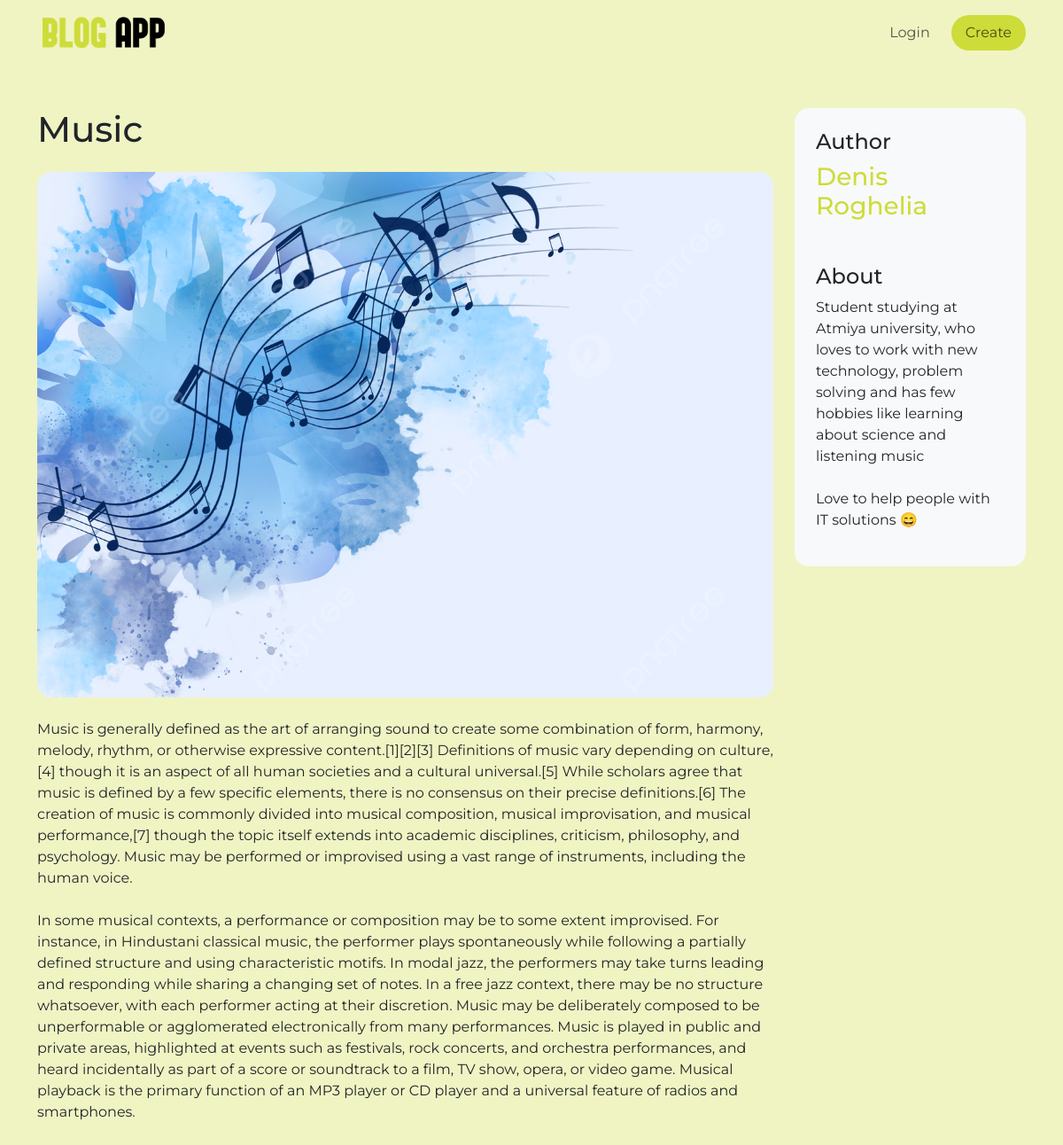
The app's page /blog/2/ with its own data.
### blogs/models.py (models this page shows, shortened)
class Blog(models.Model):
	id    = models.AutoField(primary_key=True)
	user  = models.ForeignKey(User, on_delete=models.CASCADE)
	cover = models.ImageField(upload_to="uploads/")
	title = models.CharField(max_length=50)
	pub_date = models.DateField(auto_now=True)
	body  = models.TextField()
	def get_blog_by_id(_id):
		blog = Blog.objects.get(id=_id)
		return blog

class User(models.Model):
	id    = models.AutoField(primary_key=True)
	fname = models.CharField(max_length=20)
	lname = models.CharField(max_length=20)
	email = models.EmailField()
	about = models.TextField()
	password = models.CharField(max_length=16)

### blogs/views.py (the view)
# urls.py: path('blog/<int:id>/', views.blog, name="blog"),
def blog(request, id):
	context = {
		'blog': Blog.get_blog_by_id(id),
	}
	return render(request, "blog.html", context)

### blogs/templates/blog.html
{% extends 'base.html' %}
{% block content %}
<div class="row">
	<div class="col-12 col-lg-9" style="overflow: auto;">
		<h1 class="mb-4">{{ blog.title }}</h1>
		<img class="rounded-4 mb-4" style="max-width: 100%;" src="{{ blog.cover.url }}">
		<p>{{ blog.body|linebreaksbr }}</p>
	</div>
	<div class="col-12 col-lg-3">
		<div class="bg-light p-4 rounded-4">
			<h4 class="mb-2">Author</h4>
			<h3 class="mb-5" style="color: #cddc39;">{{ blog.user.fname }} {{ blog.user.lname }}</h3>
			<h4 class="mb-2">About</h4>
			<p>{{ blog.user.about|linebreaksbr }}</p>
		</div>
	</div>
</div>
{% endblock %}

### records on screen
Blog: title "Music", cover (picture), body "Music is generally defined as the art of arranging sound to create some combination of form, harmony, melody, rhythm, or otherwise expressive content.[1][2][3] Definitions of music vary depending on culture,[4] though it is an aspect of all human societies and a cultural universal.[5] While scholars agree that music is defined by a few specific elements, there is no consensus on their precise definitions.[6] The creation of music is commonly divided into musical composition, musical improvisation, and musical performance,[7] though the topic itself extends into academic disciplines, criticism, philosophy, and psychology. Music may be performed or improvised using a vast range of…", user.fname "Denis", user.lname "Roghelia", user.about "Student studying at Atmiya university, who loves to work with new technology, problem solving and has few hobbies like learning about science and listening music Love to help people with IT solutions 😄"
